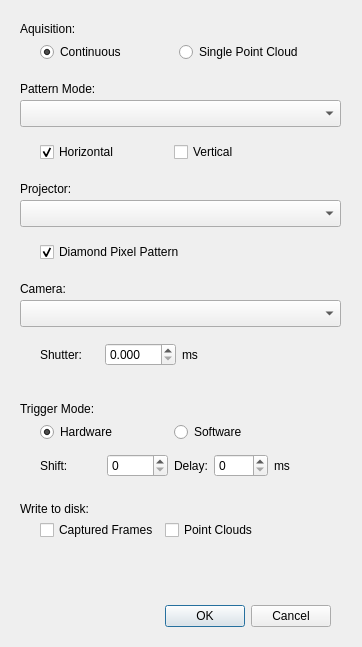
<?xml version="1.0" encoding="UTF-8"?>
<ui version="4.0">
 <class>SLPreferenceDialog</class>
 <widget class="QDialog" name="SLPreferenceDialog">
  <property name="geometry">
   <rect>
    <x>0</x>
    <y>0</y>
    <width>362</width>
    <height>647</height>
   </rect>
  </property>
  <property name="sizePolicy">
   <sizepolicy hsizetype="Fixed" vsizetype="Fixed">
    <horstretch>0</horstretch>
    <verstretch>0</verstretch>
   </sizepolicy>
  </property>
  <property name="windowTitle">
   <string>Preferences</string>
  </property>
  <widget class="QDialogButtonBox" name="buttonBox">
   <property name="geometry">
    <rect>
     <x>70</x>
     <y>600</y>
     <width>261</width>
     <height>32</height>
    </rect>
   </property>
   <property name="orientation">
    <enum>Qt::Horizontal</enum>
   </property>
   <property name="standardButtons">
    <set>QDialogButtonBox::Cancel|QDialogButtonBox::Ok</set>
   </property>
  </widget>
  <widget class="QLabel" name="cameraLabel">
   <property name="geometry">
    <rect>
     <x>20</x>
     <y>280</y>
     <width>67</width>
     <height>17</height>
    </rect>
   </property>
   <property name="text">
    <string>Camera:</string>
   </property>
  </widget>
  <widget class="QLabel" name="projectorLabel">
   <property name="geometry">
    <rect>
     <x>20</x>
     <y>180</y>
     <width>131</width>
     <height>17</height>
    </rect>
   </property>
   <property name="text">
    <string>Projector:</string>
   </property>
  </widget>
  <widget class="QComboBox" name="cameraComboBox">
   <property name="geometry">
    <rect>
     <x>20</x>
     <y>300</y>
     <width>321</width>
     <height>27</height>
    </rect>
   </property>
  </widget>
  <widget class="QLabel" name="patternModeLabel">
   <property name="geometry">
    <rect>
     <x>20</x>
     <y>80</y>
     <width>121</width>
     <height>17</height>
    </rect>
   </property>
   <property name="text">
    <string>Pattern Mode:</string>
   </property>
  </widget>
  <widget class="QComboBox" name="patternModeComboBox">
   <property name="geometry">
    <rect>
     <x>20</x>
     <y>100</y>
     <width>321</width>
     <height>27</height>
    </rect>
   </property>
  </widget>
  <widget class="QComboBox" name="projectorComboBox">
   <property name="geometry">
    <rect>
     <x>20</x>
     <y>200</y>
     <width>321</width>
     <height>27</height>
    </rect>
   </property>
  </widget>
  <widget class="QLabel" name="triggerModeLabel">
   <property name="geometry">
    <rect>
     <x>20</x>
     <y>400</y>
     <width>121</width>
     <height>17</height>
    </rect>
   </property>
   <property name="text">
    <string>Trigger Mode:</string>
   </property>
  </widget>
  <widget class="QWidget" name="layoutWidget">
   <property name="geometry">
    <rect>
     <x>40</x>
     <y>420</y>
     <width>261</width>
     <height>25</height>
    </rect>
   </property>
   <layout class="QHBoxLayout" name="triggerModeLayout">
    <item>
     <widget class="QRadioButton" name="triggerHardwareRadioButton">
      <property name="text">
       <string>Hardware</string>
      </property>
      <property name="checked">
       <bool>true</bool>
      </property>
     </widget>
    </item>
    <item>
     <widget class="QRadioButton" name="triggerSoftwareRadioButton">
      <property name="text">
       <string>Software</string>
      </property>
     </widget>
    </item>
   </layout>
  </widget>
  <widget class="QLabel" name="writeToDiskLabel">
   <property name="geometry">
    <rect>
     <x>20</x>
     <y>500</y>
     <width>131</width>
     <height>17</height>
    </rect>
   </property>
   <property name="text">
    <string>Write to disk:</string>
   </property>
  </widget>
  <widget class="QWidget" name="layoutWidget">
   <property name="geometry">
    <rect>
     <x>40</x>
     <y>340</y>
     <width>201</width>
     <height>29</height>
    </rect>
   </property>
   <layout class="QHBoxLayout" name="shutterLayout">
    <item>
     <widget class="QLabel" name="shutterLabel">
      <property name="enabled">
       <bool>true</bool>
      </property>
      <property name="text">
       <string>Shutter:</string>
      </property>
     </widget>
    </item>
    <item>
     <widget class="QDoubleSpinBox" name="shutterDoubleSpinBox">
      <property name="decimals">
       <number>3</number>
      </property>
      <property name="maximum">
       <double>999.990000000000009</double>
      </property>
     </widget>
    </item>
    <item>
     <widget class="QLabel" name="delayMsLabel_2">
      <property name="text">
       <string>ms</string>
      </property>
     </widget>
    </item>
   </layout>
  </widget>
  <widget class="QWidget" name="layoutWidget">
   <property name="geometry">
    <rect>
     <x>40</x>
     <y>450</y>
     <width>261</width>
     <height>31</height>
    </rect>
   </property>
   <layout class="QHBoxLayout" name="triggerLayout">
    <item>
     <layout class="QHBoxLayout" name="shiftLayout">
      <item>
       <widget class="QLabel" name="shiftLabel">
        <property name="text">
         <string>Shift:</string>
        </property>
       </widget>
      </item>
      <item>
       <widget class="QSpinBox" name="shiftSpinBox">
        <property name="minimum">
         <number>0</number>
        </property>
       </widget>
      </item>
     </layout>
    </item>
    <item>
     <layout class="QHBoxLayout" name="delayLayout">
      <item>
       <widget class="QLabel" name="delayLabel">
        <property name="enabled">
         <bool>true</bool>
        </property>
        <property name="text">
         <string>Delay:</string>
        </property>
       </widget>
      </item>
      <item>
       <widget class="QSpinBox" name="delaySpinBox">
        <property name="maximum">
         <number>9999</number>
        </property>
       </widget>
      </item>
      <item>
       <widget class="QLabel" name="delayMsLabel">
        <property name="text">
         <string>ms</string>
        </property>
       </widget>
      </item>
     </layout>
    </item>
   </layout>
  </widget>
  <widget class="QWidget" name="layoutWidget">
   <property name="geometry">
    <rect>
     <x>40</x>
     <y>520</y>
     <width>286</width>
     <height>31</height>
    </rect>
   </property>
   <layout class="QFormLayout" name="formLayout">
    <item row="0" column="0">
     <widget class="QCheckBox" name="framesCheckBox">
      <property name="text">
       <string>Captured Frames</string>
      </property>
     </widget>
    </item>
    <item row="0" column="1">
     <widget class="QCheckBox" name="pointCloudsCheckBox">
      <property name="text">
       <string>Point Clouds</string>
      </property>
     </widget>
    </item>
   </layout>
  </widget>
  <widget class="QWidget" name="layoutWidget">
   <property name="geometry">
    <rect>
     <x>40</x>
     <y>240</y>
     <width>251</width>
     <height>25</height>
    </rect>
   </property>
   <layout class="QHBoxLayout" name="diamondPatternLayout">
    <item>
     <widget class="QCheckBox" name="diamondPatternCheckBox">
      <property name="text">
       <string>Diamond Pixel Pattern</string>
      </property>
      <property name="checked">
       <bool>true</bool>
      </property>
     </widget>
    </item>
   </layout>
  </widget>
  <widget class="QLabel" name="aquisitionLabel">
   <property name="geometry">
    <rect>
     <x>20</x>
     <y>20</y>
     <width>121</width>
     <height>17</height>
    </rect>
   </property>
   <property name="text">
    <string>Aquisition:</string>
   </property>
  </widget>
  <widget class="QWidget" name="layoutWidget_2">
   <property name="geometry">
    <rect>
     <x>40</x>
     <y>40</y>
     <width>271</width>
     <height>25</height>
    </rect>
   </property>
   <layout class="QHBoxLayout" name="aquisitionLayout">
    <item>
     <widget class="QRadioButton" name="aquisitioncontinuousRadioButton">
      <property name="text">
       <string>Continuous</string>
      </property>
      <property name="checked">
       <bool>true</bool>
      </property>
     </widget>
    </item>
    <item>
     <widget class="QRadioButton" name="aquisitionSingleRadioButton">
      <property name="text">
       <string>Single Point Cloud</string>
      </property>
     </widget>
    </item>
   </layout>
  </widget>
  <widget class="QWidget" name="layoutWidget_3">
   <property name="geometry">
    <rect>
     <x>40</x>
     <y>140</y>
     <width>261</width>
     <height>25</height>
    </rect>
   </property>
   <layout class="QHBoxLayout" name="patternModeLayout">
    <item>
     <widget class="QCheckBox" name="patternHorizontalCheckBox">
      <property name="text">
       <string>Horizontal</string>
      </property>
      <property name="checked">
       <bool>true</bool>
      </property>
     </widget>
    </item>
    <item>
     <widget class="QCheckBox" name="patternVerticalCheckBox">
      <property name="text">
       <string>Vertical</string>
      </property>
     </widget>
    </item>
   </layout>
  </widget>
  <zorder>layoutWidget</zorder>
  <zorder>layoutWidget</zorder>
  <zorder>layoutWidget</zorder>
  <zorder>layoutWidget</zorder>
  <zorder>layoutWidget</zorder>
  <zorder>buttonBox</zorder>
  <zorder>cameraLabel</zorder>
  <zorder>projectorLabel</zorder>
  <zorder>cameraComboBox</zorder>
  <zorder>patternModeLabel</zorder>
  <zorder>patternModeComboBox</zorder>
  <zorder>projectorComboBox</zorder>
  <zorder>triggerModeLabel</zorder>
  <zorder>writeToDiskLabel</zorder>
  <zorder>aquisitionLabel</zorder>
  <zorder>layoutWidget_2</zorder>
  <zorder>layoutWidget_3</zorder>
 </widget>
 <resources/>
 <connections>
  <connection>
   <sender>buttonBox</sender>
   <signal>accepted()</signal>
   <receiver>SLPreferenceDialog</receiver>
   <slot>accept()</slot>
   <hints>
    <hint type="sourcelabel">
     <x>248</x>
     <y>254</y>
    </hint>
    <hint type="destinationlabel">
     <x>157</x>
     <y>274</y>
    </hint>
   </hints>
  </connection>
  <connection>
   <sender>buttonBox</sender>
   <signal>rejected()</signal>
   <receiver>SLPreferenceDialog</receiver>
   <slot>reject()</slot>
   <hints>
    <hint type="sourcelabel">
     <x>316</x>
     <y>260</y>
    </hint>
    <hint type="destinationlabel">
     <x>286</x>
     <y>274</y>
    </hint>
   </hints>
  </connection>
 </connections>
</ui>
